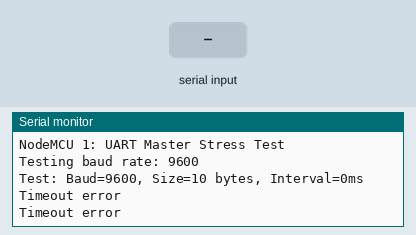
Simulated run of this sketch. Board: ESP8266 (NodeMCU). Parts: the last lines printed to the serial monitor. Inputs (shaded band) come from the test bench.

Above: at 1.2 s.
1.3 s: "1\n" received over the second serial link
At 1.61 s:
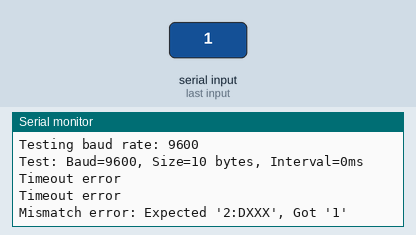
2.8 s: "0\n" received over the second serial link
At 3.11 s:
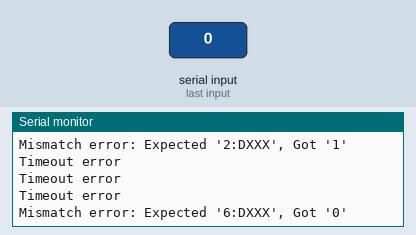
4.3 s: "2\n" received over the second serial link
At 10.7 s:
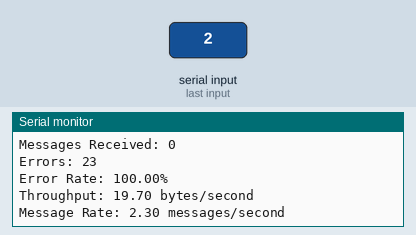

The sketch:

Node1_Master_StressTest.ino.ino
```cpp
#include <SoftwareSerial.h>

// Define SoftwareSerial pins
SoftwareSerial mySerial(D6, D5); // RX = D6, TX = D5

// Test parameters
const int baudRates[] = {9600};//38400,115200
const int messageSizes[] = {10, 50, 100};//50,100
const int intervals[] = {0, 10, 100}; // Delay in ms
const unsigned long testDuration = 10000; // 10 seconds per test
const int timeout = 500; // 500ms timeout for response

void setup() {
  Serial.begin(115200); // Debugging
  Serial.println("NodeMCU 1: UART Master Stress Test");
}

void loop() {
  // Run tests for each baud rate
  for (int baud : baudRates) {
    mySerial.begin(baud);
    Serial.print("Testing baud rate: ");
    Serial.println(baud);
    // Send baud rate change command to slave
    mySerial.print("BAUD:");
    mySerial.println(baud);
    delay(000); // Allow NodeMCU 2 to sync baud rate

    // Run tests for each message size
    for (int size : messageSizes) {
      // Run tests for each interval
      for (int interval : intervals) {
        runTest(baud, size, interval);
        delay(2000); // Pause between tests
      }
    }
    mySerial.end();
  }
  Serial.println("All tests complete. Restarting in 10 seconds...");
  delay(10000);
}

/*void runTest(int baud, int size, int interval) {
  Serial.print("Test: Baud=");
  Serial.print(baud);
  Serial.print(", Size=");
  Serial.print(size);
  Serial.print(" bytes, Interval=");
  Serial.print(interval);
  Serial.println("ms");

  unsigned long startTime = millis();
  int messagesSent = 0;
  int messagesReceived = 0;
  int errors = 0;
  unsigned long bytesSent = 0;
  int sequence = 0;

  // Generate test message
  String baseMessage = "D";
  while (baseMessage.length() < size - 6) { // Reserve 6 bytes for sequence
    baseMessage += "X";
  }

  // Run test for 10 seconds
  while (millis() - startTime < testDuration) {
    // Send message with sequence number
    String message = String(sequence) + ":" + baseMessage;
    mySerial.println(message);
    bytesSent += message.length() + 2; // Include \r\n
    messagesSent++;
    sequence++;

    // Wait for response with timeout
    unsigned long responseStart = millis();
    String receivedData = "";
    bool received = false;

    while (millis() - responseStart < timeout) {
      if (mySerial.available()) {
        char c = mySerial.read();
        if (c == '\n') {
          received = true;
          break;
        }
        receivedData += c;
      }
    }

    // Verify response
    if (received && receivedData == message) {
      messagesReceived++;
    } else {
      errors++;
      if (!received) {
        Serial.println("Timeout error");
      } else {
        Serial.print("Mismatch error: Expected '");
        Serial.print(message);
        Serial.print("', Got '");
        Serial.print(receivedData);
        Serial.println("'");
      }
    }

    // Delay for specified interval
    if (interval > 0) {
      delay(interval);
    }
  }

  // Calculate and print results
  float durationSeconds = testDuration / 1000.0;
  float throughput = bytesSent / durationSeconds; // Bytes per second
  float messageRate = messagesSent / durationSeconds; // Messages per second
  float errorRate = (errors * 100.0) / messagesSent; // Percentage

  Serial.println("Test Results:");
  Serial.print("Messages Sent: ");
  Serial.println(messagesSent);
  Serial.print("Messages Received: ");
  Serial.println(messagesReceived);
  Serial.print("Errors: ");
  Serial.println(errors);
  Serial.print("Error Rate: ");
  Serial.print(errorRate);
  Serial.println("%");
  Serial.print("Throughput: ");
  Serial.print(throughput);
  Serial.println(" bytes/second");
  Serial.print("Message Rate: ");
  Serial.print(messageRate);
  Serial.println(" messages/second");
  Serial.println();
}*/

void runTest(int baud, int size, int interval) {
  Serial.print("Test: Baud=");
  Serial.print(baud);
  Serial.print(", Size=");
  Serial.print(size);
  Serial.print(" bytes, Interval=");
  Serial.print(interval);
  Serial.println("ms");

  unsigned long startTime = millis();
  int messagesSent = 0;
  int messagesReceived = 0;
  int errors = 0;
  unsigned long bytesSent = 0;
  int sequence = 0;

  // Generate test message
  String baseMessage = "D";
  while (baseMessage.length() < size - 6) { // Reserve 6 bytes for sequence
    baseMessage += "X";
  }

  // Run test for 10 seconds
  while (millis() - startTime < testDuration) {
    // Send message with sequence number
    String message = String(sequence) + ":" + baseMessage;
    mySerial.println(message);
    bytesSent += message.length() + 2; // Include \r\n
    messagesSent++;
    sequence++;

    // Wait for response with timeout
    unsigned long responseStart = millis();
    String receivedData = "";
    bool received = false;

    while (millis() - responseStart < timeout) {
      if (mySerial.available()) {
        char c = mySerial.read();
        if (c == '\n') {
          received = true;
          break;
        }
        receivedData += c;
      }
    }

    // Trim received data to remove \r or whitespace
    receivedData.trim();

   /*=*/ // Verify response
    if (received && receivedData == message) {
      messagesReceived++;
    } else {
      errors++;
      if (!received) {
        Serial.println("Timeout error");
      } else {
        Serial.print("Mismatch error: Expected '");
        Serial.print(message);
        Serial.print("', Got '");
        Serial.print(receivedData);
        Serial.println("'");
      }
    }

    // Delay for specified interval
    if (interval > 0) {
      delay(interval);
    }
  }

  // Calculate and print results
  float durationSeconds = testDuration / 1000.0;
  float throughput = bytesSent / durationSeconds; // Bytes per second
  float messageRate = messagesSent / durationSeconds; // Messages per second
  float errorRate = (errors * 100.0) / messagesSent; // Percentage

  Serial.println("Test Results:");
  Serial.print("Messages Sent: ");
  Serial.println(messagesSent);
  Serial.print("Messages Received: ");
  Serial.println(messagesReceived);
  Serial.print("Errors: ");
  Serial.println(errors);
  Serial.print("Error Rate: ");
  Serial.print(errorRate);
  Serial.println("%");
  Serial.print("Throughput: ");
  Serial.print(throughput);
  Serial.println(" bytes/second");
  Serial.print("Message Rate: ");
  Serial.print(messageRate);
  Serial.println(" messages/second");
  Serial.println();
}
```

Measured:
- after the input at 1.3 s, the serial monitor: prints a new line at once (image 1)
- after the input at 2.8 s, the serial monitor: prints a new line at once (image 2)
- after the input at 4.3 s, the serial monitor: prints a new line at once (image 3)
